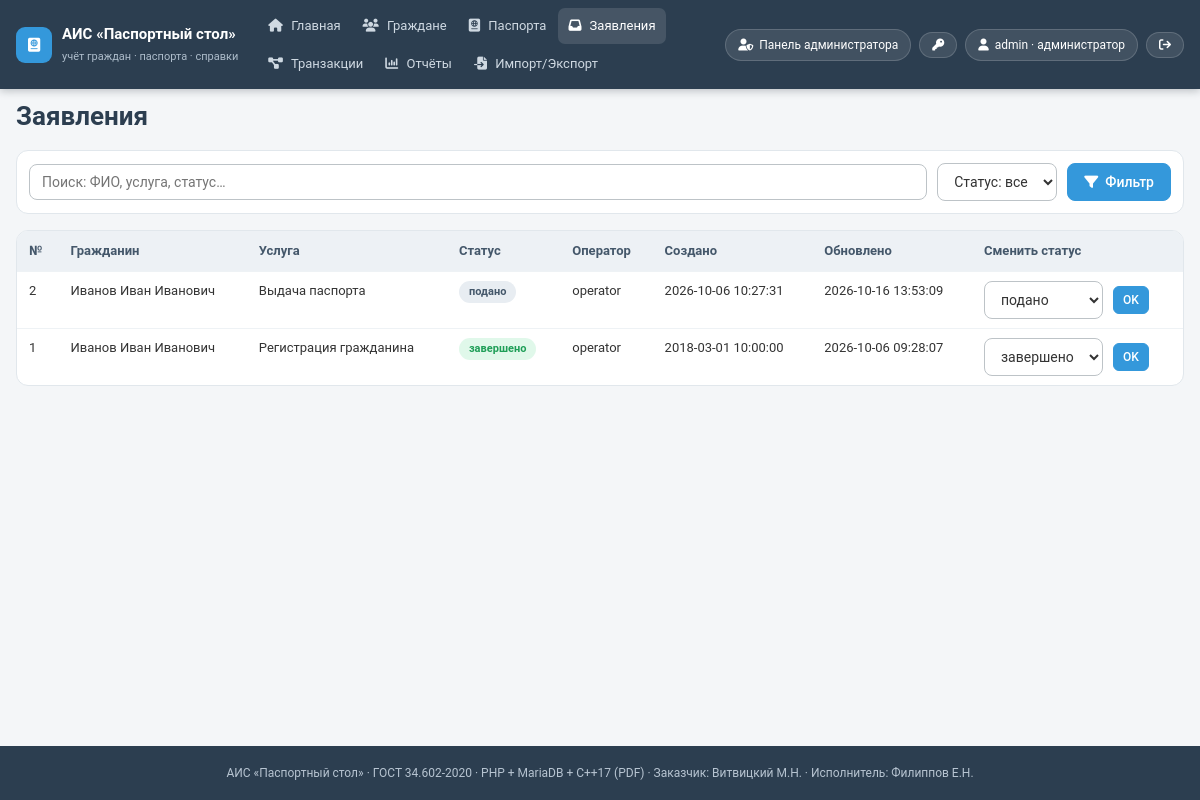
The page /applications.php (signed in) on the database its author committed.
### tables this page shows
CREATE TABLE `applications` (
  `application_id` int(11) NOT NULL AUTO_INCREMENT,
  `citizen_id` int(11) NOT NULL,
  `operator_id` int(11) DEFAULT NULL,
  `service_type` enum('Регистрация гражданина','Выдача паспорта','Замена паспорта','Снятие с регистрационного учёта','Справка о регистрации','Отчёт') NOT NULL,
  `status` enum('подано','в работе','завершено','отклонено') NOT NULL,
  `created_at` datetime NOT NULL,
  `updated_at` datetime DEFAULT NULL,
  PRIMARY KEY (`application_id`),
  KEY `fk_applications_citizen` (`citizen_id`),
  KEY `fk_applications_operator` (`operator_id`),
  CONSTRAINT `fk_applications_citizen` FOREIGN KEY (`citizen_id`) REFERENCES `citizens` (`citizen_id`) ON DELETE CASCADE,
  CONSTRAINT `fk_applications_operator` FOREIGN KEY (`operator_id`) REFERENCES `users` (`user_id`) ON DELETE SET NULL ON UPDATE CASCADE
);

CREATE TABLE `users` (
  `user_id` int(11) NOT NULL AUTO_INCREMENT,
  `login` varchar(100) NOT NULL,
  `password_hash` varchar(255) NOT NULL,
  `role` enum('администратор','оператор','пользователь') NOT NULL,
  `mfa_secret` varchar(255) NOT NULL,
  `last_password_change` date NOT NULL,
  `failed_attempts` tinyint(4) NOT NULL DEFAULT 0,
  `is_blocked` tinyint(1) NOT NULL DEFAULT 0,
  `is_deleted` tinyint(1) NOT NULL DEFAULT 0,
  `locked_until` datetime DEFAULT NULL,
  PRIMARY KEY (`user_id`),
  UNIQUE KEY `login` (`login`)
);

### config.php (called while the page is built, shortened)
<?php
function e($v): string { return htmlspecialchars((string)$v, ENT_QUOTES, 'UTF-8'); }
function is_role(string $r): bool { return ($_SESSION['role'] ?? '') === $r; }

### applications.php (the view, shortened to what this page needs)
<?php
require __DIR__ . '/config.php';
$pdo = db();
$isUser = is_role('пользователь');
$q = trim($_GET['q'] ?? ''); $fs = $_GET['status'] ?? ''; $ft = $_GET['service'] ?? '';
$where = []; $p = [];
$sql = 'SELECT a.*, fn_citizen_full_name(a.citizen_id) AS fio, u.login AS operator_login
        FROM applications a JOIN citizens c ON c.citizen_id=a.citizen_id LEFT JOIN users u ON u.user_id=a.operator_id'
     . ($where ? ' WHERE ' . implode(' AND ', $where) : '') . ' ORDER BY a.application_id DESC LIMIT 200';
$st = $pdo->prepare($sql); $st->execute($p);
$rows = $st->fetchAll();
require __DIR__ . '/layout/header.php';
?>
<h1>Заявления</h1>
<form class="toolbar" method="get">
  <input class="input" style="flex:1" type="text" name="q" value="<?= e($q) ?>" placeholder="Поиск: ФИО, услуга, статус…">
  <select class="input" name="status"><option value="">Статус: все</option>
  </select>
  <button class="btn"><i class="fa-solid fa-filter"></i> Фильтр</button>
</form>
<div class="tbl-wrap">
<table class="tbl">
<thead><tr><th>№</th><th>Гражданин</th><th>Услуга</th><th>Статус</th><th>Оператор</th><th>Создано</th><th>Обновлено</th><?= $isUser ? '' : '<th>Сменить статус</th>' ?></tr></thead>
<tbody>
<?php foreach ($rows as $r): ?>
<tr>
  <td><?= (int)$r['application_id'] ?></td>
  <td><?= e($r['fio']) ?></td>
  <td><?= e($r['service_type']) ?></td>
  <td><span class="pill <?= $r['status'] === 'завершено' ? 'ok' : ($r['status'] === 'отклонено' ? 'err' : '') ?>"><?= e($r['status']) ?></span></td>
  <td><?= e($r['operator_login']) ?></td>
  <td><?= e($r['created_at']) ?></td>
  <td><?= e($r['updated_at'] ?: '—') ?></td>
  <?php if (!$isUser): ?>
  <td>
    <form method="post" class="form-inline">
      <select class="input" name="status">
        <?php foreach (['подано','в работе','завершено','отклонено'] as $s): ?><option <?= $r['status']===$s?'selected':'' ?>><?= $s ?></option><?php endforeach; ?>
      </select>
      <button class="btn btn-sm">OK</button>
    </form>
  </td>
  <?php endif; ?>
</tr>
<?php endforeach; ?>
</tbody></table></div>
<?php require __DIR__ . '/layout/footer.php'; ?>

### assets/style.css (style rules this page uses)
:root { --bg:#F4F6F8; --header:#2C3E50; --btn:#3498DB; --btn-hover:#2980B9; --text:#333333; --field-bg:#FFFFFF; --field-border:#BDC3C7; --err:#E74C3C; --ok:#2ECC71; --pad:16px; --line:#E1E7EC; }
* { margin:0;padding:0;box-sizing:border-box }
html { height:100% }
body { min-height:100vh;display:flex;flex-direction:column;background:var(--bg);color:var(--text);font:400 14px/1.5 "Roboto",Arial,sans-serif }
h1 { font-size:26px;color:var(--header);margin:8px 0 14px }
.btn { display:inline-flex;align-items:center;gap:7px;background:var(--btn);color:#fff;border:1px solid var(--btn);border-radius:8px; padding:10px 16px;font:500 14px "Roboto",sans-serif;cursor:pointer;text-decoration:none;transition:background .15s }
.btn-sm { padding:6px 9px;font-size:12px;border-radius:6px }
.input { background:var(--field-bg);border:1px solid var(--field-border);border-radius:8px;padding:9px 12px;font:400 14px "Roboto",sans-serif;color:var(--text);width:100% }
.form-inline { display:flex;gap:10px;align-items:center;flex-wrap:wrap }
.form-inline .input { width:auto }
.tbl-wrap { background:#fff;border:1px solid var(--line);border-radius:12px;overflow:auto }
.tbl { width:100%;border-collapse:collapse;font-size:13px }
.tbl th { background:#EDF1F5;color:#44576a;text-align:left;padding:10px 12px;white-space:nowrap }
.tbl td { padding:9px 12px;border-top:1px solid #EEF2F5;vertical-align:top }
.toolbar { display:flex;gap:10px;flex-wrap:wrap;align-items:center;background:#fff;border:1px solid var(--line);border-radius:12px;padding:12px;margin-bottom:var(--pad) }
.toolbar .input { width:auto }
.pill { display:inline-block;border-radius:999px;padding:3px 10px;font-size:11px;font-weight:700;background:#E8EDF2;color:#44576a }
.pill.ok { background:rgba(46,204,113,.15);color:#1E9E57 }

### rows shown on the page
applications: application_id "2", fio "Иванов Иван Иванович", service_type "Выдача паспорта", status "подано", operator.login "operator", created_at "2026-10-06 10:27:31", updated_at "2026-10-16 13:53:09"
applications: application_id "1", fio "Иванов Иван Иванович", service_type "Регистрация гражданина", status "завершено", operator.login "operator", created_at "2018-03-01 10:00:00", updated_at "2026-10-06 09:28:07"

### other values the page prints
$n[1] "Главная"
$n[1] "Граждане"
$n[1] "Паспорта"
$n[1] "Заявления"
$n[1] "Транзакции"
$n[1] "Отчёты"
$n[1] "Импорт/Экспорт"
$_SESSION['login'] "admin"
$_SESSION['role'] "администратор"
